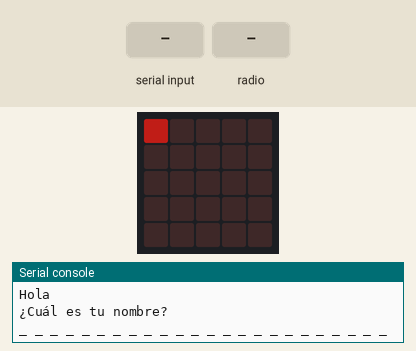
Recording of a program running on a simulated BBC micro:bit running MicroPython. Shown: the board's 5×5 LED display, the last lines printed to the serial console. The inputs (shaded band) are chosen by the test bench. Dim RGB values are drawn brighter than linear; no radio messages arrive unless stated (any console line starting 'radio sent:' is added by the test bench); the 48×5 strip is a reading aid, not a part: it shows the text the display is scrolling, unrolled, one strip-width of it at a time.

Above: at 10.5 s.
10.6 s: ":" typed at the serial console, then Enter
At 11.9 s:
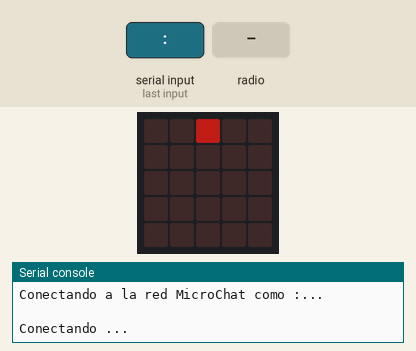
12.2 s: radio message ":" arrives
At 12.29 s:
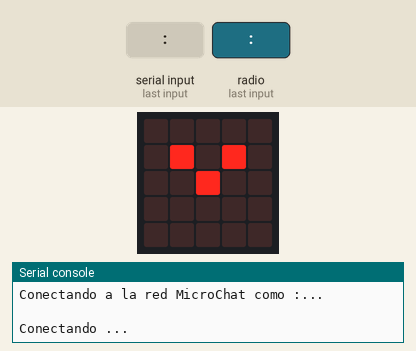
15.2 s: "1" typed at the serial console, then Enter
At 16.4 s:
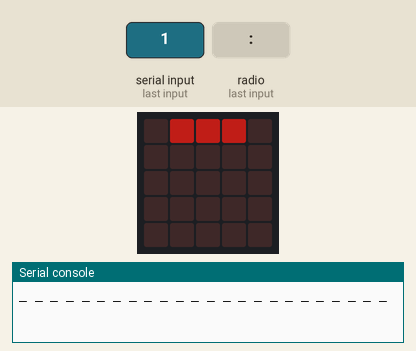
16.7 s: "nuevoLogin" typed at the serial console, then Enter
At 18.5 s:
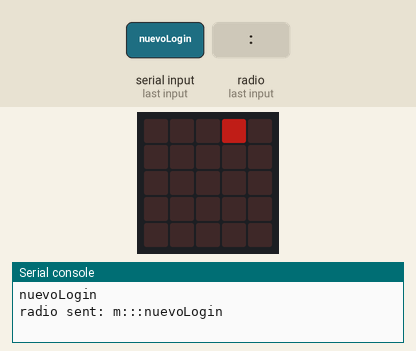
Timing chart, 0 to 19.5 s (numbered marks = the images above; inputs shaded):
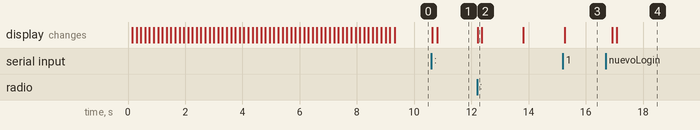

Measured:
- after the input at 10.6 s, the display: first changes at once (image 1 shows a later state)
- after the input at 12.2 s, the display: changes at once (image 2)
- after the input at 15.2 s, the display: changes after 0.06 s (image 3)
- after the input at 16.7 s, the display: first changes after 0.22 s (image 4 shows a later state)

The program:

MicroChat-main.py
```python
# Imports go at the top
from microbit import *
import radio
import machine

radio.config(channel=2, length=250)
radio.on()
uart.init(baudrate=115200)

serial_buffer = ""

# Estados: 0 - inicial, 1 - sesion iniciada, 2 - iniciando sesión
#           3 - en chat, 4 - en listado de usuarios
estado = 0

# SubEstados: 1 - Menu Principal, 2 - Chat, 3 - Lista de Usuarios
subEstado = 0

marcaTiempo=0
subMarcaTiempo=0
nombre = ''
placa = machine.unique_id()
mensaje = ''
intentos = 0
usuarios=[]
placas=[]

def animacionRecibir():
    display.show(Image('00000:'
                       '09090:'
                       '00900:'
                       '00000:'
                       '00000'))
    sleep(150)
    display.clear()


def animacionEnviar():
    display.show(Image('00000:'
                       '00000:'
                       '00900:'
                       '09090:'
                       '00000'))
    sleep(150)
    display.clear()

def enviarMensaje(orden,valor):
    radio.send(orden+':'+valor)
    animacionEnviar()

#Imprime una línea decorativa
def linea():
    uart.write("_ _ _ _ _ _ _ _ _ _ _ _ _ _ _ _ _ _ _ _ _ _ _ _\r\n")

def lineaDecorada():
    uart.write("mÖ -- -- -- -- -- -- -- -- -- -- -- -- -- -- Öm\r\n")


def menuPrincipal():
    ##global nombre,usuarios,estado
    ##opcion=0
    ##while opcion!=3:
    lineaDecorada()
    escribir("Menú Principal")
    linea()
    escribir('1 - Ir al Chat')
    escribir('2 - Mostrar Usuarios')
        #opcion=input('Opción:')

    linea()
    #    if opcion=='2':
    #        escribir('Usuarios Conectados: ' +str(len(usuarios)+1) )
     #       linea()
      #      escribir(' ')
       #     escribir('Yo: '+nombre)
        #    for usuario in usuarios:
         #       escribir('- '+usuario)
          #  linea()
        #if opcion=='1':
         #   estado=1
          #  opcion=3


def evaluarComando(comando):
    cosa=""


    """Permite enviar un texto a la consola serial
    """
def escribir(texto):
    uart.write(texto + '\r\n')

def evaluarMensaje(mensaje):
    global nombre, estado, subEstado, intentos
    orden=mensaje[0:(mensaje.find(':'))]
    valor=mensaje[ (mensaje.find(':'))+1:len(mensaje)]

    if (orden=='nuevoLogin'):
        if(valor==nombre):
            enviarMensaje('nombreRepetido','')
    elif (orden=='nombreRepetido'):
        escribir('ERROR: Ese nombre ya está en uso')
        escribir('Intenta nuevamente con otro nombre')
        linea()
        estado=0
    elif(orden=='holaSoy'):
        usuario=valor[0:(valor.find(':'))]
        idPlaca=valor[(valor.find(':'))+1:len(valor)]
        if usuarios.count(usuario)<1:
            usuarios.append(usuario)
            placas.append(idPlaca)
            enviarMensaje('holaSoy',nombre+':'+placa)
    elif (orden=='m'):
        if estado==3:
            usuario=valor[0:(valor.find(':'))]
            msj=valor[(valor.find(':'))+1:len(valor)]
            escribir(usuario+':'+msj)
            linea()


# Interfaz de usuario inicial
display.scroll("MicroChat v1")

if estado == 0:
    lineaDecorada()
    escribir("                 MicroChat v1")
    linea()
    escribir("Hola")
    escribir("¿Cuál es tu nombre?")
    linea()

# Code in a 'while True:' loop repeats forever
while True:
    # Recepción de mensajes - Siempre activa
    mensaje = radio.receive()
    if mensaje:
        #escribir(mensaje)
        animacionRecibir()
        evaluarMensaje(mensaje)

    if estado == 2:
        if running_time() < marcaTiempo:
            if running_time() >= subMarcaTiempo:
                escribir("Conectando ...")
                subMarcaTiempo = running_time()+1000
        else:
                escribir('¡¡Listo!!')
                estado = 1
                linea()
                escribir('Hola, '+nombre)
                escribir('Te uniste a la red MicroChat')
                escribir('')
                menuPrincipal()


    # Manejo de comandos desde el puerto serial/consola
    if uart.any():
        # Obtener el primer caracter de la conexión
        char_bytes = uart.read(1)

        if char_bytes:
            # Conversión a caracteres de texto
            char = str(char_bytes, 'UTF-8')

            # Análisis: Si el caracter se corresponde con 'Enter' (\r o \n)
            #   se evalúa el comando recibido
            if char == '\n' or char == '\r':
                if serial_buffer:
                    #escribir("\n[Serial Command Received]:", serial_buffer)
                    escribir('')

                    if estado == 0:
                        nombre = serial_buffer
                        enviarMensaje('nuevoLogin',nombre)
                        estado = 2
                        marcaTiempo=running_time()+3000
                        subMarcaTiempo=running_time()+1000
                        linea()
                        escribir("Conectando a la red MicroChat como "+nombre+"...")


                    elif estado == 1:
                        if serial_buffer=='1':
                            estado=3
                            lineaDecorada()
                            escribir('CHAT')
                            linea()
                            escribir('Ingresa tu mensaje y presiona Enter para enviarlo')
                            linea()

                    elif estado == 3:
                        enviarMensaje("m",nombre+':'+serial_buffer)


                    # Reset the string container for the next phrase
                    uart.write("\r\n")
                    #escribir('Estado = '+str(estado))
                    serial_buffer = ""
            else:
                # Echo the user's keystroke back to the terminal window
                uart.write(char)
                serial_buffer += char

    # Microsecond pause to keep processing stable
    display.set_pixel(estado,0,3)
    sleep(10)
    display.clear
    sleep(10)

#    if (estado == 0):
#        linea()
#        uart.write("MicroChat v1")
#        linea()
#        uart.write('Hola')
        #nombre = input
#        uart.write('¿Cuál es tu nombre?: ')
        #login(nombre)
#    if (estado == 1):
#        menuPrincipal()
```
